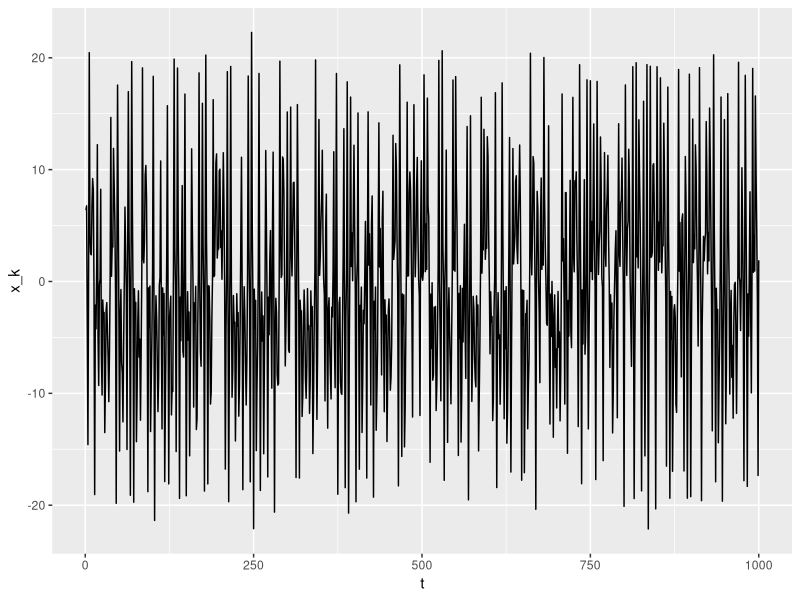
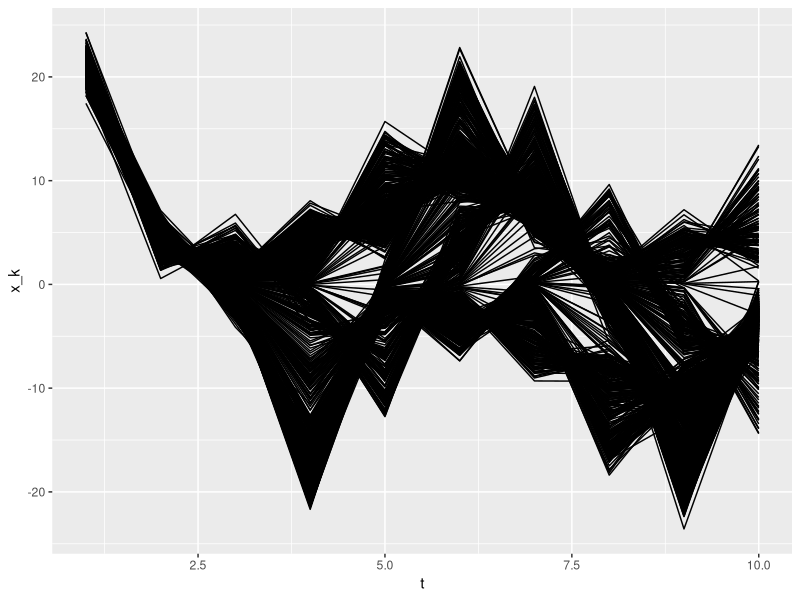
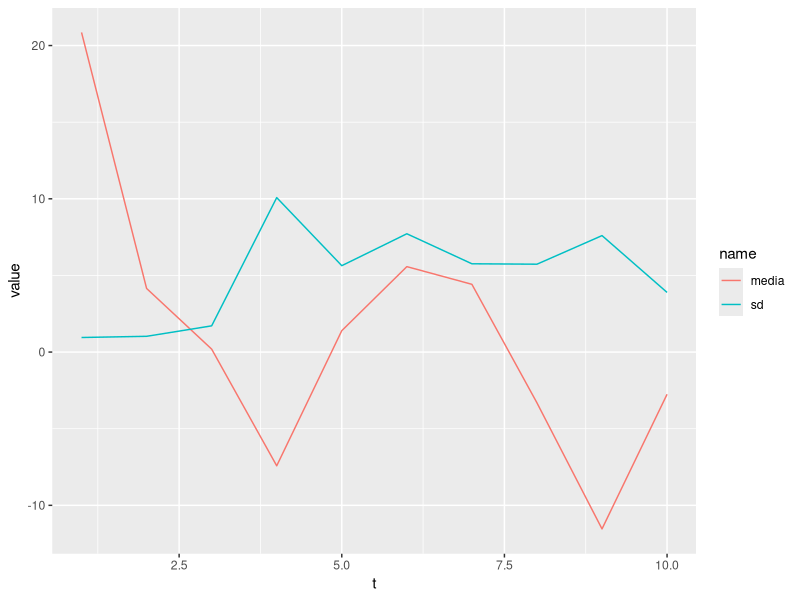

Write the R code that produced these figures, in order.
## ---- chunk 1
knitr::opts_chunk$set(echo = TRUE)

library(ggplot2)
library(dplyr)
library(purrr)
library(tidyr)
## ---- chunk 2
sigma <- 1
k <- 1000
x_0 <- 0

gordon <- function(x_0, k, sigma){
  x <- vector()
  for (i in seq(k)) {
    if (i == 1) {
      epsilon <- rnorm(1, mean = 0, sd = sigma)
      x[i] <- 0.5*x_0 + (25*x_0) / (1+x_0^2) + 8*cos(1.2*(i-1)) + epsilon
    } else {
      epsilon <- rnorm(1, mean = 0, sd = sigma)
      x[i] <- (0.5*x[i - 1] + 25*x[i - 1]) / (1+x[i - 1]^2) + 8*cos(1.2*(i-1)) + epsilon
    }
  }
  return(data_frame(x_k = x, t = seq(k), sigma = sigma, x_0 = x_0))
}

gordon(x_0, k, sigma) %>% 
  ggplot(aes(t, x_k)) +
  geom_line()
## ---- chunk 3
x <- gordon(0, 100, 1)

x_100 <- filter(x, t == 100) %>% 
  dplyr::select(x_k) %>% 
  as.numeric()
sigma_x <- rnorm(1000, 0, 0.01)  

x_100 <- rep(x_100, 1000) + sigma_x

args <- list(
  x_0 = x_100,
  k = rep(10, 1000),
  sigma = rep(1, 1000)
)

df <- pmap_dfr(args, gordon)
df %>% 
  ggplot(aes(t, x_k)) +
  geom_line(aes(group = x_0))

df %>% 
  group_by(t) %>% 
  summarise(media = mean(x_k),
            sd = sd(x_k)) %>% 
  pivot_longer(cols = c("media", "sd")) %>% 
  ggplot(aes(t, value)) +
    geom_line(aes(color = name))

